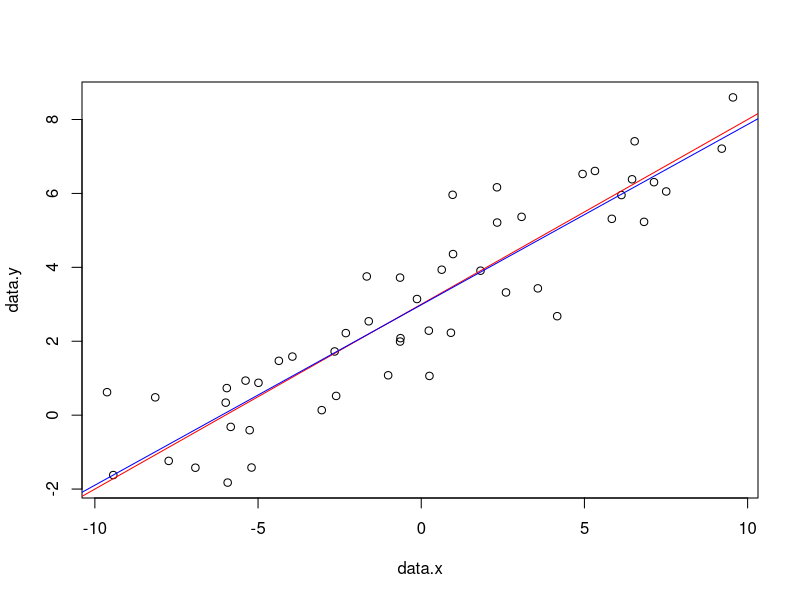

The R script that drew this image:
library(dplyr)
set.seed(12604)

# practice with parameter estimation

# we'll use the same linear model data as before.

intercept <- 3
slope <- 0.5

data.x <- runif(50, min=-10, max=10)
data.y <- rnorm(50, mean=(slope*data.x + intercept), sd = 1)

plot(data.x, data.y)
abline(a = intercept, b=slope, col="red")

model.data <- data.frame(x=data.x, y=data.y)

# now we need to write a function that calculates the RMSE for a given set of parameters
# because of the function we will use in a moment, this function must take a vector of parameters
# as the first argument. we can translate that vector back into the intercept and slope inside the function.

calculate.rmse <- function(parameters){
  intercept <- parameters[1]
  slope <- parameters[2]
  y = slope * data.x + intercept
  error <- (y - data.y)^2
  return(sqrt(mean(error)))
}
a<- c(intercept, slope)
# now we use optim to find the best fitting parameters (minimize RMSE)

result <- optim(calculate.rmse, par = c(0,0)) #find values for the parameters that returns the smallest possible value 
                                              #par = c(0,0) initializes the parameters
                                              # counts = how many steps it took or the function to complete it

# we can extract the parameters from optim, and plot the best fitting line

best.intercept <- result$par[1]
best.slope <- result$par[2]

abline(a=best.intercept, b=best.slope, col="blue")


# note that the best fitting line is not the same as the actual model that generated the data!
# if you were running the experiment that collected this data, what could you do to improve
# the estimate? get more data! try simulating that, and seeing if it helps. if you are done early,
# then try making a plot that has sample size on the X axis and error in the model parameter estimates on
# the Y axis...
for (i in 1:50){
  data.x <- runif(i, min=-10, max=10)
  data.y <- rnorm(i, mean=(slope*data.x + intercept), sd = 1)
  model.data <- data.frame(x=data.x, y=data.y)
  y = slope * data.x + intercept
  calculate.rmse(a)
}
